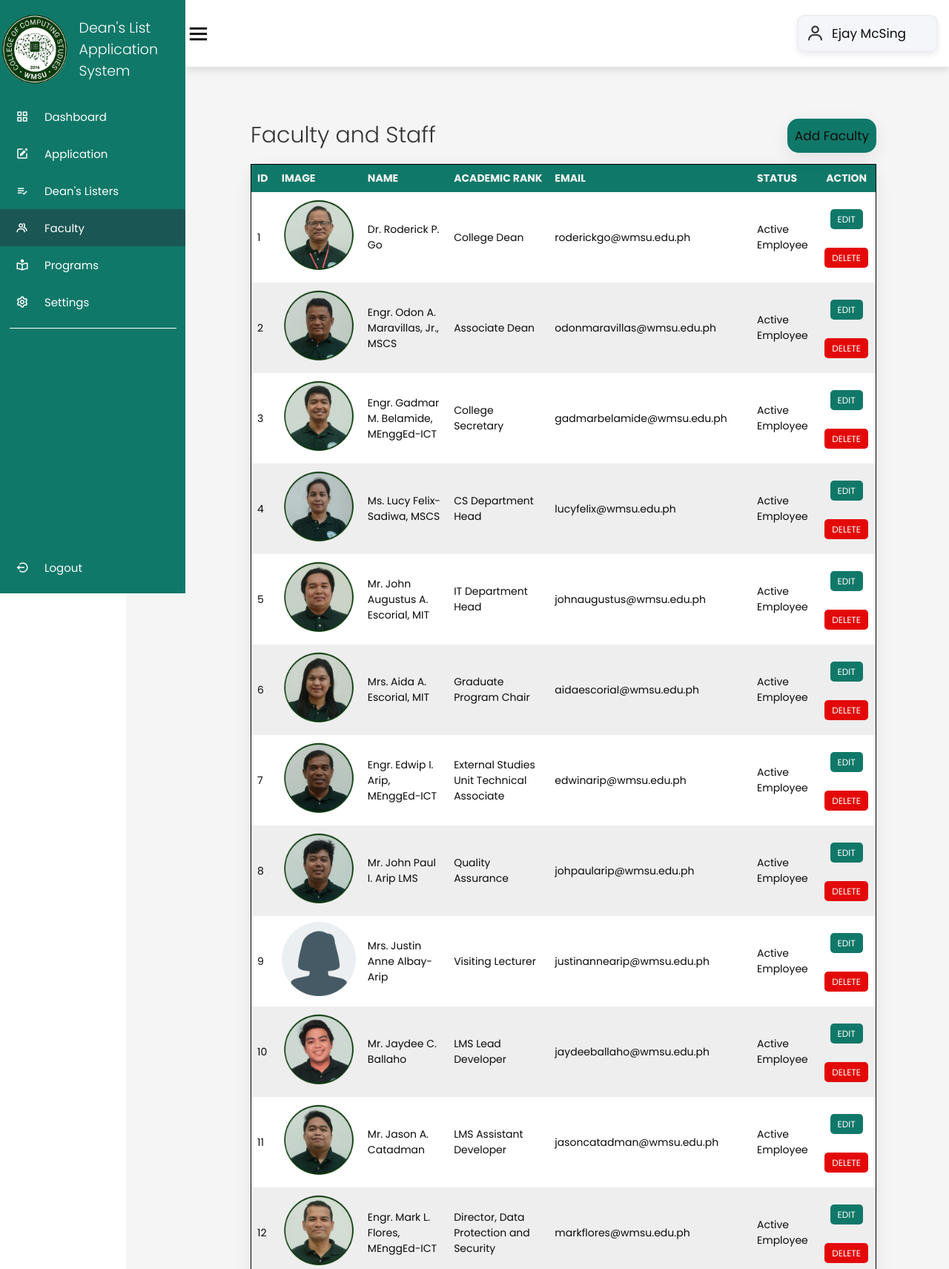
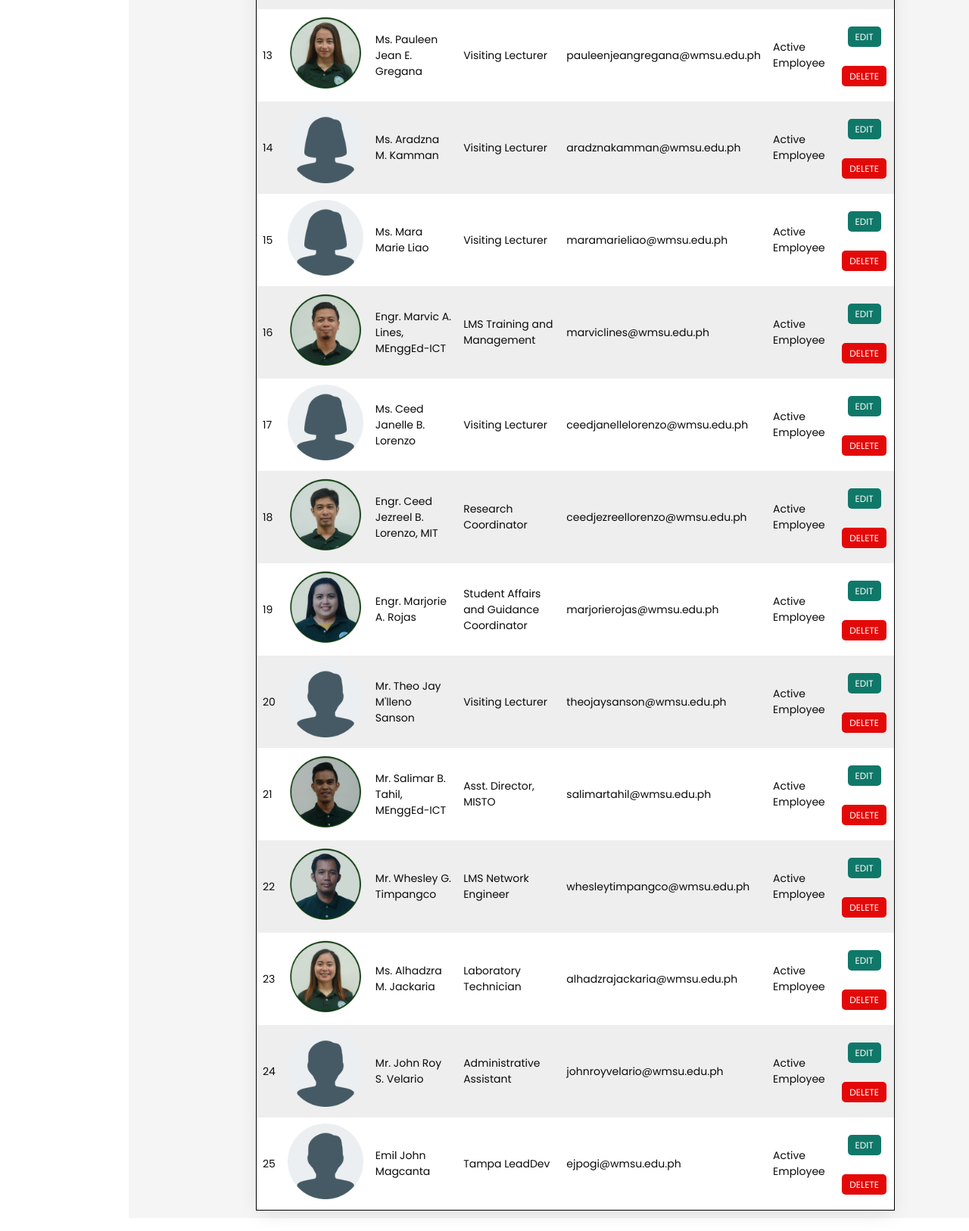
Screenshot of /faculty/faculty.php (signed in) with the database file from the repository (2 pictures, top to bottom).
### tables this page shows
CREATE TABLE `faculty` (
  `id` int(11) NOT NULL,
  `img` varchar(75) NOT NULL,
  `firstname` varchar(255) NOT NULL,
  `lastname` varchar(255) NOT NULL,
  `rank` varchar(100) NOT NULL,
  `email` varchar(100) NOT NULL,
  `status` varchar(100) NOT NULL,
  `created_at` timestamp NOT NULL DEFAULT current_timestamp(),
  `updated_at` timestamp NOT NULL DEFAULT current_timestamp() ON UPDATE current_timestamp()
);

### class/faculty.class.php (called while the page is built, shortened)
<?php
require_once 'database.php';
class Faculty{
    protected $db;
    function __construct()
    {
        $this->db = new Database();
    }
    function show(){
        $sql = "SELECT * FROM faculty ORDER BY CONCAT('firstname',', ','lastname') ASC;";
        $query=$this->db->connect()->prepare($sql);
        if($query->execute()){
            $data = $query->fetchAll();
        }
        return $data;
    }
}
?>

### class/database.php (called while the page is built)
<?php
class Database{
    private $host = 'localhost';
    private $database = 'deanslist';
    private $username = 'root';
    private $password = '';
    protected $connection;
    function connect(){
        try
			{
				$this->connection = new PDO("mysql:host=$this->host;dbname=$this->database",
											$this->username, $this->password);
			}
			catch (PDOException $e)
			{
				echo "Connection error " . $e->getMessage();
			}
        return $this->connection;
    }
}
?>

### faculty/faculty.php (the view, shortened to what this page needs)
<!DOCTYPE html>
<html lang="en">
<head>
    <link rel="stylesheet" href="https://cdn.jsdelivr.net/npm/boxicons@latest/css/boxicons.min.css">
    <link href="../css/style.css" rel="stylesheet">
    <link rel="stylesheet" href="//code.jquery.com/ui/1.13.2/themes/base/jquery-ui.css">
</head>
<body>
    <div class="side-bar">
        <br>
        <div class="logo-details">
            <img class="logo" style="margin-left:2px"src="ccslogo.png" width ="130" height = "95">
            <span class="logo-name">Dean's List Application <br> System</span>
		</div>
        <br>
        <ul class="nav-links">
            <li>
                <a href="../dashboard/dashboard.php">
                    <i class='bx bx-grid-alt' ></i>
                    <span class="links-name">Dashboard</span>
                </a>
            </li>
            <li>
                <a href="../application/application.php">
                <i class='bx bxs-edit'></i>
                    <span class="links-name">Application</span>
                </a>
            </li>
            <li>
                <a href="../listers/listers.php">
                <i class='bx bx-list-check'></i>
                    <span class="links-name">Dean's Listers</span>
                </a>
            </li>
            <li>
                <a href="../faculty/faculty.php" class ="active">
                    <i class='bx bx-group' ></i>
                    <span class="links-name">Faculty</span>
                </a>
            </li>
            <li>
                <a href="../programs/programs.php" >
                <i class='bx bx-book-reader'></i>
                    <span class="links-name">Programs</span>
                </a>
            </li>
            <li>
                <a href="#">
                    <i class='bx bx-cog'></i>
                    <span class="links-name">Settings</span>
                </a>
            </li>
            <hr class="line">
            <li id="logout-link">
                <a class="logout-link" href="../login/logout.php" title="Logout">
                    <i class='bx bx-log-out-circle'></i>
                    <span class="links-name">Logout</span>
                </a>
            </li>
        </ul>
    </div>
    <section class="home-section">
        <nav>
            <div class="side-bar-button">
                <i class='bx bx-menu small'></i>
            </div>
            <div class="profile-details">
                <i class='bx bx-user'></i>
                <?php echo '<span class="admin-name">'.$_SESSION['user_firstname'].' '.$_SESSION['user_lastname'].'</span>'; ?>
            </div>
        </nav>
        <div class="home-content">
            <div class="table-container">
                <div class="table-heading">
                    <h3 class="table-title">Faculty and Staff</h3>
                    <?php
                        if($_SESSION['user_type'] == 'admin'){
                    ?>
                        <a href="addfaculty.php" class="button"><center>Add Faculty</center></a>
                    <?php
                        }
                    ?>
                </div>
                <br>
                <?php
                require '../class/database.php';
                ?>
                <table class="table">
                    <thead>
                        <tr>
                            <th>ID</th>
                            <th>Image</th>
                            <th>Name</th>
                            <th>Academic Rank</th>
                            <th>Email</th>
                            <th>Status</th>
                            <?php
                                if($_SESSION['user_type'] == 'admin'){
                            ?>
                                <th class="action">Action</th>
                            <?php
                                }
                            ?>
                        </tr>
                    </thead>
                    <tbody>
                        <?php
                            require_once '../class/faculty.class.php';
                            $faculty = new Faculty();
                            $i = 1;
                            foreach ($faculty->show() as $value){
                        ?>
                            <tr>
                                <td><?php echo $i ?></td>
                                <td> <img src="img/<?php echo $value["img"]; ?>" width = 100 title="<?php echo $value['img']; ?>"> </td>
                                <td><?php echo $value['firstname'] . ' ' . $value['lastname'] ?>
                                <td><?php echo $value['rank'] ?></td>
                                <td><?php echo $value['email'] ?></td>
                                <td><?php echo $value['status'] ?></td>
                                <?php
                                    if($_SESSION['user_type'] == 'admin'){
                                ?>
                                    <td>
                                        <div class="action">
                                            <a class="action-edit" href="editfaculty.php?id=<?php echo $value['id'] ?>">Edit</a>
                                            <br></br><a class="action-delete" href="deletefaculty.php?id=<?php echo $value['id'] ?>">Delete</a>
                                        </div>
                                    </td>
                                <?php
                                    }
                                ?>
                            </tr>
                            <?php
                                $i++;
                            }
                            ?>
                    </tbody>
                </table>
            </div>
        </div>
    </section>
</body>
</html>

### css/style.css (style rules this page uses)
* { font-family:'Poppins', sans-serif; margin: 0; padding: 0; box-sizing: border-box; font-size: 17px; color : rgb(11, 11, 11); outline: none; border:none; text-decoration: none; }
.button { background-color:#107869; color: #f5f5f5; border: none; text-decoration-color: #f5f5f5; }
.side-bar { position: fixed; top: 0; left: 0; width: 200px; height: calc(100vh); background-color: #107869; z-index: 2000; font-family: var(--lato); transition: .3s ease; overflow: hidden; scrollbar-width: none; }
.side-bar .logo-details { height: 80px; display: flex; align-items: center; }
.side-bar .logo-details .logo { font-size: 28px; font-weight: 800; min-width: 60px; justify-items: center; }
.side-bar .logo-details .logo-name { color: #fff; font-size: 19px; font-weight: 300; align-items: center; display: block; margin-left: 15px; }
.side-bar .nav-links { padding: 0 !important; height: calc(100vh); }
.side-bar .nav-links li { position: relative; list-style: none; height: 50px; width: 100%; }
.side-bar .nav-links li a { height: 100%; width: 100%; display: flex; align-items: center; text-decoration: none; }
.side-bar .nav-links .active { background-color: #1A5653; }
.side-bar .nav-links li i { min-width: 60px; text-align: center; font-size: 18px; color: #fff; }
.side-bar .nav-links li a .links-name { color: #fff; font-size: 15px; font-weight: 400; white-space: nowrap; }
.side-bar .nav-links .line { margin: 10px auto; width: 90%; height: 1px; border: 0; border-top: 1px solid white; }
.home-section { position: relative; background-color: #f5f5f5; min-height: calc(100vh); width: calc(100% - 250px); left: 250px; }
.home-section nav { position: fixed; top:0; left:20; right:20; z-index: 1000; background-color: var(--white); display: flex; padding-top: 2rem; padding-bottom: 2rem; box-shadow: var(--box-shadow); align-items: center; justify-content: space-between; }
.home-section nav .side-bar-button { display: flex; align-items: center; font-size: 24px; font-weight: 500; }
nav .side-bar-button i { font-size: 35px; margin-right: 10px; }
.home-section nav .profile-details { display: flex; align-items: center; background: #f5f6fa; border: 2px solid #efeef1; border-radius: 10px; height: 50px; min-width: 190px; box-shadow: 0 4px 8px 0 rgba(0,0,0,0.08); margin-right: 15px; }
.home-section nav .profile-details i { font-size: 25px; font-weight: 500; color: #333; margin: 0 10px; white-space: nowrap; }
.table-title { font-weight: 300; font-size: 30px; text-align: left; color: #333; margin-left:20px 0; display: inline; }
.table-container { position: relative; top: 80px; padding: 40px; }
.table { border-collapse: collapse; text-align: left; vertical-align: middle; width: 100%; overflow: auto; border: 1px solid black; border-radius: 20px; background-color: rgba(233, 239, 232, 0.974); box-shadow: 0 7px 25px rgba(0, 0, 0, 0.08); margin-right:100; }
th, td { padding: 8px; font-size: 14px; }
thead { background-color:#107869; font-size: .9rem; color: white; text-transform: uppercase; letter-spacing: 2%; }
thead th { width: auto; height: fit-content; color: #f5f5f5; }
tbody tr:nth-child(odd) { background-color: #fff; }
tbody tr:nth-child(even) { background-color: #eee; }
tr .action, th .action { text-align: center; }
td a { padding: 5px 10px; font-size: 12px; border-radius: 5px; margin: 0 2px; text-decoration: none; text-transform: uppercase; color: white; }
a.action-edit { background-color: #107869; }
a.action-delete { background-color: rgb(228, 9, 9); }
.table-container .button { display: inline; float: right; width: fit-content; border-radius: 15px; box-shadow: 0 7px 25px rgba(0, 0, 0, 0.08); background-color: #107869; }
.table-container .table-heading { display: flex; justify-content: space-between; height: 25px; align-items: center; }
.home-section .home-content { position: relative; }
#logout-link { position: absolute; bottom: 0; margin-bottom: 10px; }
a.button { width: 100%; padding: 10px; margin: 8px 0; border-radius: 6px; box-sizing: border-box; border: 0; text-decoration: none; }
:root { --main-color:#107869; --black:#222; --white:#fff; --light-black:#777; --light-white:#fff9; --dark-bg:rgba(0,0,0,.7); --light-bg:#eee; --border:.1rem solid var(--black); --box-shadow:0 .5rem 1rem rgba(0,0,0,.1); --text-shadow:0 1.5rem 3rem rgba(0,0,0,.3); }
html { font-size: 62.5%; overflow-x: hidden; }
section { padding:5rem 10%; }

### rows the page displays
faculty: img (picture), firstname "Dr. Roderick", lastname "P. Go", rank "College Dean", email "roderickgo@wmsu.edu.ph", status "Active Employee"
faculty: img (picture), firstname "Engr. Odon A.", lastname "Maravillas, Jr., MSCS", rank "Associate Dean", email "odonmaravillas@wmsu.edu.ph", status "Active Employee"
faculty: img (picture), firstname "Engr. Gadmar M.", lastname "Belamide, MEnggEd-ICT", rank "College Secretary", email "gadmarbelamide@wmsu.edu.ph", status "Active Employee"
faculty: img (picture), firstname "Ms. Lucy", lastname "Felix-Sadiwa, MSCS", rank "CS Department Head", email "lucyfelix@wmsu.edu.ph", status "Active Employee"
faculty: img (picture), firstname "Mr. John Augustus", lastname "A. Escorial, MIT", rank "IT Department Head", email "johnaugustus@wmsu.edu.ph", status "Active Employee"
faculty: img (picture), firstname "Mrs. Aida", lastname "A. Escorial, MIT", rank "Graduate Program Chair", email "aidaescorial@wmsu.edu.ph", status "Active Employee"
faculty: img (picture), firstname "Engr. Edwip I.", lastname "Arip, MEnggEd-ICT", rank "External Studies Unit Technical Associate", email "edwinarip@wmsu.edu.ph", status "Active Employee"
faculty: img (picture), firstname "Mr. John Paul", lastname "I. Arip LMS", rank "Quality Assurance", email "johpaularip@wmsu.edu.ph", status "Active Employee"
faculty: img (picture), firstname "Mrs. Justin Anne", lastname "Albay-Arip", rank "Visiting Lecturer", email "justinannearip@wmsu.edu.ph", status "Active Employee"
faculty: img (picture), firstname "Mr. Jaydee", lastname "C. Ballaho", rank "LMS Lead Developer", email "jaydeeballaho@wmsu.edu.ph", status "Active Employee"
faculty: img (picture), firstname "Mr. Jason", lastname "A. Catadman", rank "LMS Assistant Developer", email "jasoncatadman@wmsu.edu.ph", status "Active Employee"
faculty: img (picture), firstname "Engr. Mark L.", lastname "Flores, MEnggEd-ICT", rank "Director, Data Protection and Security", email "markflores@wmsu.edu.ph", status "Active Employee"
faculty: img (picture), firstname "Ms. Pauleen Jean", lastname "E. Gregana", rank "Visiting Lecturer", email "pauleenjeangregana@wmsu.edu.ph", status "Active Employee"
faculty: img (picture), firstname "Ms. Aradzna", lastname "M. Kamman", rank "Visiting Lecturer", email "aradznakamman@wmsu.edu.ph", status "Active Employee"
faculty: img (picture), firstname "Ms. Mara", lastname "Marie Liao", rank "Visiting Lecturer", email "maramarieliao@wmsu.edu.ph", status "Active Employee"
faculty: img (picture), firstname "Engr. Marvic", lastname "A. Lines, MEnggEd-ICT", rank "LMS Training and Management", email "marviclines@wmsu.edu.ph", status "Active Employee"
faculty: img (picture), firstname "Ms. Ceed Janelle", lastname "B. Lorenzo", rank "Visiting Lecturer", email "ceedjanellelorenzo@wmsu.edu.ph", status "Active Employee"
faculty: img (picture), firstname "Engr. Ceed Jezreel", lastname "B. Lorenzo, MIT", rank "Research Coordinator", email "ceedjezreellorenzo@wmsu.edu.ph", status "Active Employee"
faculty: img (picture), firstname "Engr. Marjorie", lastname "A. Rojas", rank "Student Affairs and Guidance Coordinator", email "marjorierojas@wmsu.edu.ph", status "Active Employee"
faculty: img (picture), firstname "Mr. Theo Jay", lastname "M'lleno Sanson", rank "Visiting Lecturer", email "theojaysanson@wmsu.edu.ph", status "Active Employee"
faculty: img (picture), firstname "Mr. Salimar B.", lastname "Tahil, MEnggEd-ICT", rank "Asst. Director, MISTO", email "salimartahil@wmsu.edu.ph", status "Active Employee"
faculty: img (picture), firstname "Mr. Whesley", lastname "G. Timpangco", rank "LMS Network Engineer", email "whesleytimpangco@wmsu.edu.ph", status "Active Employee"
faculty: img (picture), firstname "Ms. Alhadzra", lastname "M. Jackaria", rank "Laboratory Technician", email "alhadzrajackaria@wmsu.edu.ph", status "Active Employee"
faculty: img (picture), firstname "Mr. John Roy", lastname "S. Velario", rank "Administrative Assistant", email "johnroyvelario@wmsu.edu.ph", status "Active Employee"
faculty: img (picture), firstname "Emil John", lastname "Magcanta", rank "Tampa LeadDev", email "ejpogi@wmsu.edu.ph", status "Active Employee"

### other values shown
$_SESSION['user_firstname'] "Ejay"
$_SESSION['user_lastname'] "McSing"
